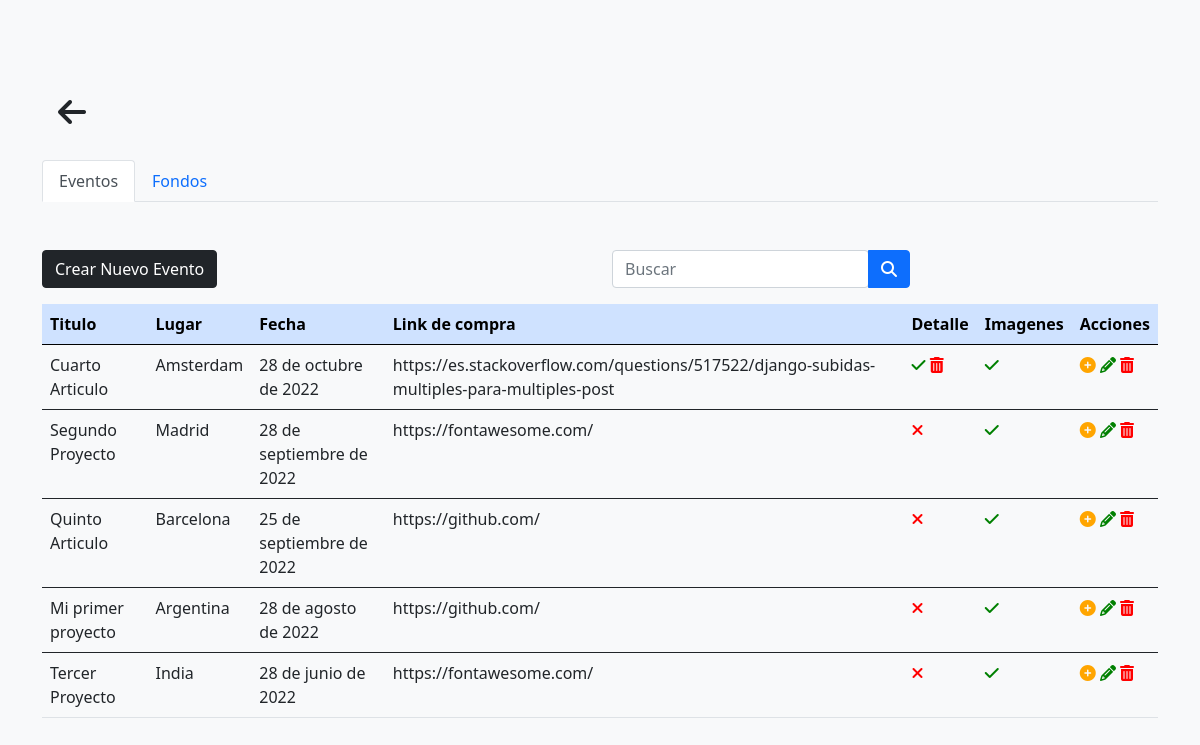
The page /panel/evento/ (signed in) on the database its author committed.
### ProyectoPlopApp/models.py (models this page shows, shortened)
class Evento(models.Model):
    titulo = models.CharField(max_length=100)
    fecha = models.DateField()
    hora = models.TimeField()
    lugar = models.CharField(max_length=100)
    imagen = models.ImageField(upload_to='eventos/')
    link_compra = models.URLField(max_length=200, blank=True)
    detalle = models.BooleanField(default=False)
    class Meta:
        verbose_name = 'Evento'
        verbose_name_plural = 'Eventos'
        ordering = ['-fecha']

### ProyectoPlopApp/views.py (the view, shortened to what this page needs)
# urls.py: path('panel/<str:tab>/', views.panel, name='panel'),
@staff_member_required
def panel(request,tab):
    buscar = request.GET.get('buscar')
    page = request.GET.get('page', 1)
    if tab == 'evento':
        if buscar is not None and buscar is not "":
            buscador = Evento.objects.filter(Q(titulo__icontains=buscar)  | Q(lugar__icontains=buscar) | Q(fecha__icontains=buscar) | Q(hora__icontains=buscar) )
            paginator = Paginator(buscador, 2)
            buscador = paginator.page(page)
            return render(request, 'ProyectoPlopApp/panel.html', {'buscador': buscador, 'paginator': paginator, 'buscar': buscar, 'tab': tab})
        else:
            eventos = Evento.objects.all()
            paginator = Paginator(eventos, 6)
            eventos = paginator.page(page)
            return render (request, 'ProyectoPlopApp/panel.html', {'eventos': eventos, 'paginator': paginator, 'tab': tab})

### ProyectoPlopApp/templates/ProyectoPlopApp/panel.html (shortened to what this page needs)
{% load static %}
<!DOCTYPE html>
<html lang="es">
<head>
    <link href="https://cdn.jsdelivr.net/npm/bootstrap@5.0.2/dist/css/bootstrap.min.css" rel="stylesheet"
>
    <link href="{% static 'ProyectoPlopApp/css/styles.css' %}" rel="stylesheet" />
</head>
<body class="bg-light">
    <section class="bg-light" style="height: 100vh">
        <div class="container mt-5">
            <div class="row">
                <div class="col mt-5">
                    <a href="{% url 'inicio' %}" class="d-flex flecha mb-4">
                        <i class="fa-solid fa-arrow-left h2 ms-3 text-dark"></i>
                      </a>
                    <div class="d-flex row justify-content-between">
                            <nav>
                                <div class="nav nav-tabs mb-5" id="nav-tab" role="tablist">
                                    <a href="{% url 'panel' 'evento' %}"
                                        class="nav-link {% if tab == 'evento' %}active{% endif %}">Eventos</a>
                                    <a href="{% url 'panel' 'fondo' %}"
                                        class="nav-link {% if tab == 'fondo' %}active{% endif %} ">Fondos</a>
                                </div>
                            </nav>
                        {% if tab == 'evento' %}
                        <div class="col-12 col-md-6 mb-3 mb-md-0">
                             <a href="{% url 'crear_evento' %}" class="btn btn-dark mb-3">Crear Nuevo Evento</a>
                        </div>
                        <div class="col-12 col-md-6 mb-3 mb-md-0">
                            <form method="Get" enctype="multipart/form-data">
                                <div class="input-group">
                                    <div class="form-outline">
                                        <input type="search" id="buscar" name="buscar" class="form-control"
                                            placeholder="Buscar" />
                                    </div>
                                    <button type="submit" class="btn btn-primary">
                                        <i class="fas fa-search"></i>
                                    </button>
                                </div>
                            </form>
                        </div>
                    </div>
                    <div class="table-responsive-sm">
                        <table class="table table-hover">
                            <thead class="table-primary">
                                <tr>
                                    <th scope="col">Titulo</th>
                                    <th scope="col">Lugar</th>
                                    <th scope="col">Fecha</th>
                                    <th scope="col">Link de compra</th>
                                    <th scope="col">Detalle</th>
                                    <th scope="col">Imagenes</th>
                                    <th scope="col">Acciones</th>
                                </tr>
                            </thead>
                            {% if buscador %}
                            {% for obj in buscador %}
                            <tbody>
                                <tr>
                                    <td>{{obj.titulo}}</td>
                                    <td>{{obj.lugar}}</td>
                                    <td>{{obj.fecha}}</td>
                                    <td>{{obj.link_compra}}</td>
                                    <td>
                                        {% if obj.detalle is False %}
                                        <i style="color:red" class="fa-solid fa-xmark"></i>
                                        {% else %}
                                        <i style="color:green" class="fa-solid fa-check"></i>
                                        {% endif %}
                                    </td>
                                    <td>
                                        {% if obj.imagen is null %}
                                        <i style="color:red" class="fa-solid fa-xmark"></i>
                                        {% else %}
                                        <i style="color:green" class="fa-solid fa-check"></i>
                                        <a href="{% url 'eliminar_imagen' obj.id %}" data-mdb-toggle="tooltip"
                                        data-mdb-placement="top" title="Eliminar evento"><i style="color:red"
                                            class="fa-solid fa-trash-can"></i></a>
                                        {% endif %}
                                    </td>
                                    <td>
                                        <a href="" data-mdb-toggle="tooltip" data-mdb-placement="top"
                                            title="Agregar imagenes"><i style="color:orange"
                                                class="fa-solid fa-circle-plus"></i></a>
                                        <a href="{% url 'editar_evento' obj.id %}"><i style="color:green"
                                                class="fa-solid fa-pencil"></i></a>
                                        <a href="{% url 'eliminar_evento' obj.id %}"><i style="color:red"
                                                class="fa-solid fa-trash-can"></i></a>
                                    </td>
                                </tr>
                                {% endfor %}
                            </tbody>
                        </table>
                    </div>
                    <div class="m-5">
                        {% include 'ProyectoPlopApp/paginator_buscar.html' %}
                    </div>
                    {% else %}
                    {% for resultado in eventos %}
                    <tbody>
                        <tr>
                            <td>{{resultado.titulo}}</td>
                            <td>{{resultado.lugar}}</td>
                            <td>{{resultado.fecha}}</td>
                            <td>{{resultado.link_compra}}</td>
                            <td>
                                {% if resultado.detalle is False %}
                                <i style="color:red" class="fa-solid fa-xmark"></i>
                                {% else %}
                                <i style="color:green" class="fa-solid fa-check"></i>
                                <a href="{% url 'eliminar_imagen' resultado.id %}" data-mdb-toggle="tooltip"
                                    data-mdb-placement="top" title="Eliminar evento"><i style="color:red"
                                        class="fa-solid fa-trash-can"></i></a>
                                {% endif %}
                            </td>
                            <td>
                                {% if resultado.imagen is null %}
                                <i style="color:red" class="fa-solid fa-xmark"></i>
                                {% else %}
                                <i style="color:green" class="fa-solid fa-check"></i>
                                {% endif %}
                            </td>
                            <td>
                                <a href="{% url 'agregar_imagenes' resultado.id %}" data-mdb-toggle="tooltip"
                                    data-mdb-placement="top" title="Agregar imagenes"><i style="color:orange"
                                        class="fa-solid fa-circle-plus"></i></a>
                                <a href="{% url 'editar_evento' resultado.id %}"><i style="color:green"
                                        class="fa-solid fa-pencil" data-mdb-toggle="tooltip" data-mdb-placement="top"
                                        title="Editar evento"></i></a>
                                <a href="{% url 'eliminar_evento' resultado.id %}" data-mdb-toggle="tooltip"
                                    data-mdb-placement="top" title="Eliminar evento"><i style="color:red"
                                        class="fa-solid fa-trash-can"></i></a>
                            </td>
                        </tr>
                        {% endfor %}
                    </tbody>
                    </table>
                </div>
                {% endif %}
            {% endif %}
            </div>
        </div>
        </div>
    </section>
</body>
</html>

### static/ProyectoPlopApp/css/styles.css (style rules this page uses)
a { text-decoration: none!important; color: black; }
.flecha { color: black!important; text-decoration: none!important; }

### rows shown on the page
Evento: titulo "Cuarto Articulo", lugar "Amsterdam", fecha "28 de octubre de 2022", link_compra "https://es.stackoverflow.com/questions/517522/django-subidas-multiples-para-multiples-post", detalle True (drawn)
Evento: titulo "Segundo Proyecto", lugar "Madrid", fecha "28 de septiembre de 2022", link_compra "https://fontawesome.com/", detalle False (drawn)
Evento: titulo "Quinto Articulo", lugar "Barcelona", fecha "25 de septiembre de 2022", link_compra "https://github.com/", detalle False (drawn)
Evento: titulo "Mi primer proyecto", lugar "Argentina", fecha "28 de agosto de 2022", link_compra "https://github.com/", detalle False (drawn)
Evento: titulo "Tercer Proyecto", lugar "India", fecha "28 de junio de 2022", link_compra "https://fontawesome.com/", detalle False (drawn)
